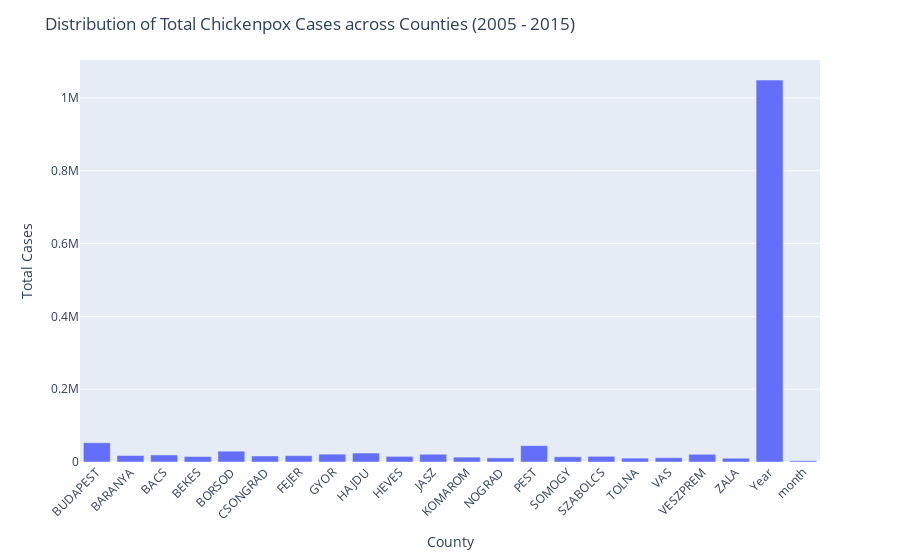

The code cell stored with this chart in its notebook:
### Markdown cell above
## Univariate Data Analysis
> In this section we will attempt to answers questions like:
* Which county has the highest average daily case counts?
* Are there extreme values (outliers) in the case counts?
* What is the variability of cases?

### Code cell
# Calculate the total number of cases for each county
county_totals = chickenpox_df.drop(['Date', 'National_Total'], axis=1).sum()

# Create the bar plot
fig = px.bar(x=county_totals.index, y=county_totals.values)

# Update the layout
fig.update_layout(
    title='Distribution of Total Chickenpox Cases across Counties (2005 - 2015)',
    xaxis_title='County',
    yaxis_title='Total Cases',
    xaxis_tickangle=-45
)

# Show the plot
fig.show()

### Figure 1 — Plotly figure (JSON) as saved in the notebook; plotly's stock layout.template omitted (floating-point values rounded to 4 significant figures)
{"data": [{"alignmentgroup": "True", "hovertemplate": "x=%{x}<br>y=%{y}<extra></extra>", "legendgroup": "", "marker": {"color": "#636efa", "pattern": {"shape": ""}}, "name": "", "offsetgroup": "", "orientation": "v", "showlegend": false, "textposition": "auto", "type": "bar", "x": ["BUDAPEST", "BARANYA", "BACS", "BEKES", "BORSOD", "CSONGRAD", "FEJER", "GYOR", "HAJDU", "HEVES", "JASZ", "KOMAROM", "NOGRAD", "PEST", "SOMOGY", "SZABOLCS", "TOLNA", "VAS", "VESZPREM", "ZALA", "Year", "month"], "xaxis": "x", "y": [52850, 17855, 19401, 15092, 29797, 16437, 17368, 21630, 24585, 15499, 21334, 13386, 11406, 44945, 14412, 15584, 10624, 11728, 21212, 10374, 1048959, 3406], "yaxis": "y"}], "layout": {"barmode": "relative", "legend": {"tracegroupgap": 0}, "margin": {"t": 60}, "title": {"text": "Distribution of Total Chickenpox Cases across Counties (2005 - 2015)"}, "xaxis": {"anchor": "y", "domain": [0, 1], "tickangle": -45, "title": {"text": "County"}}, "yaxis": {"anchor": "x", "domain": [0, 1], "title": {"text": "Total Cases"}}}}
